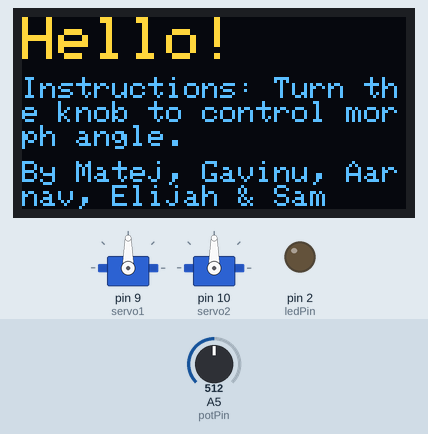
Simulated run of this program. Board: Arduino Uno, built with avr-gcc and run on an emulated ATmega328P. On the bench: 2 × servo, 128×64 one-colour display, output pins drawn as LEDs (lit = HIGH). Dashed ring = blinking. The test bench sets the inputs (shaded band); at power-on: A5 (potPin) = 512. The OLED is the two-colour kind (top 16 rows yellow); what the program prints to the serial monitor is not drawn.

Above: at 1.3 s.
1.4 s: A5 (potPin) set to 306
At 2.8 s:
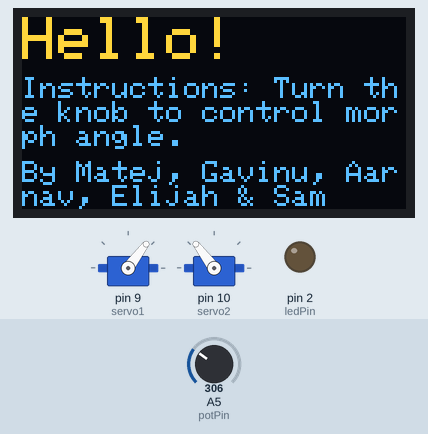
3.4 s: A5 (potPin) set to 181
At 4.2 s:
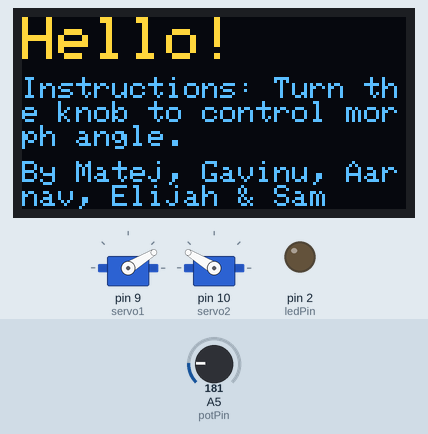
5.2 s: A5 (potPin) set to 152
At 5.39 s:
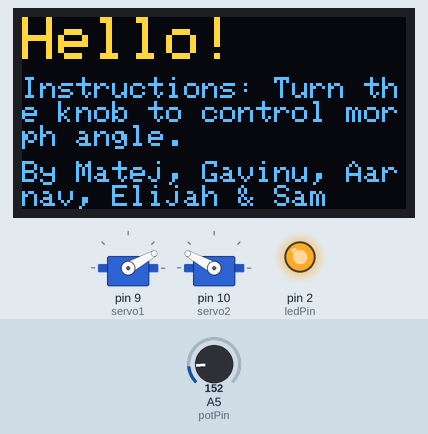
6.9 s: A5 (potPin) set to 511
At 7.27 s:
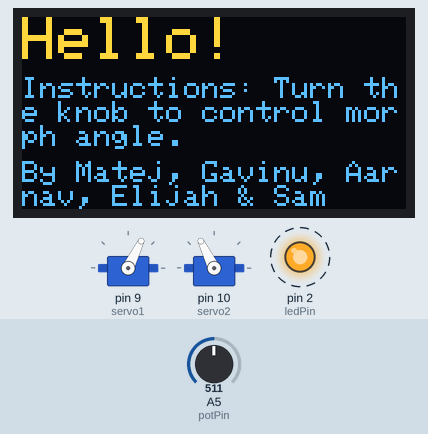
8.8 s: A5 (potPin) set to 716
At 10.2 s:
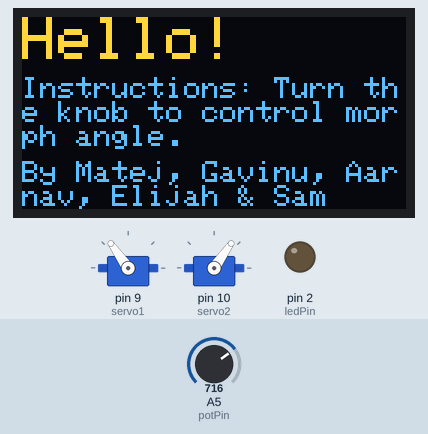
10.6 s: A5 (potPin) set to 900
At 11.7 s:
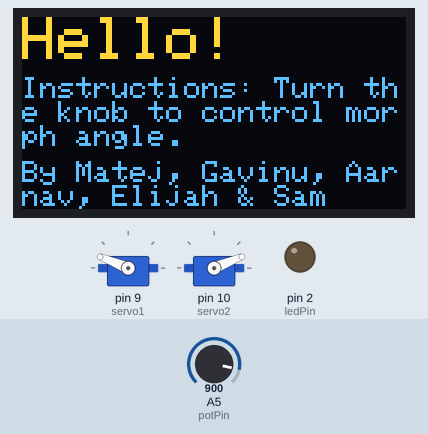
Timing chart, 0 to 13.3 s (numbered marks = the images above; inputs shaded):
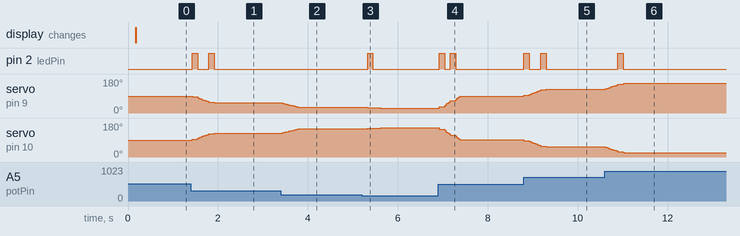

Measured:
- the behaviour switches between 171 and 170 on A5 (potPin) (found by bisection; images 2 and 3)
- after the input at 1.4 s, pin 2 (ledPin): alternates HIGH for 0.12 s and LOW for 0.25 s, 4 changes in all, then stays LOW, starting at once; servo on pin 9 (servo1): moves from 90° to 53° over 0.49 s, starting at once; servo on pin 10 (servo2): moves from 90° to 127° over 0.49 s, starting at once
- after the input at 3.4 s, servo on pin 9 (servo1): moves from 53° to 31° over 0.36 s, starting at once; servo on pin 10 (servo2): moves from 127° to 149° over 0.36 s, starting at once
- after the input at 5.2 s, pin 2 (ledPin): LOW → HIGH after 0.13 s, → LOW 0.12 s later; servo on pin 9 (servo1): moves from 31° to 26° over 0.37 s, starting after 0.05 s; servo on pin 10 (servo2): moves from 149° to 154° over 0.37 s, starting after 0.05 s
- after the input at 6.9 s, pin 2 (ledPin): alternates HIGH for 0.12 s and LOW for 0.13 s, 4 changes in all, then stays LOW, starting at once; servo on pin 9 (servo1): moves from 26° to 89° over 0.46 s, starting at once; servo on pin 10 (servo2): moves from 154° to 91° over 0.46 s, starting at once
- after the input at 8.8 s, pin 2 (ledPin): alternates HIGH for 0.12 s and LOW for 0.25 s, 4 changes in all, then stays LOW, starting at once; servo on pin 9 (servo1): moves from 89° to 125° over 0.50 s, starting at once; servo on pin 10 (servo2): moves from 91° to 55° over 0.50 s, starting at once
- after the input at 10.6 s, pin 2 (ledPin): LOW → HIGH after 0.30 s, → LOW 0.12 s later; servo on pin 9 (servo1): moves from 125° to 158° over 0.43 s, starting at once; servo on pin 10 (servo2): moves from 55° to 22° over 0.43 s, starting at once

The program:

main.cpp
```cpp
#include <Arduino.h>
#include <Servo.h>
// #include <LiquidCrystal.h>
#include <Adafruit_GFX.h>
#include <Adafruit_SSD1306.h>

#define SCREEN_WIDTH 128
#define SCREEN_HEIGHT 64

Servo servo1;
Servo servo2;
Adafruit_SSD1306 display(SCREEN_WIDTH, SCREEN_HEIGHT, &Wire, -1);

int potPin = A5;
int potValue;
int angle;
int prevAngle = 90;
int ledPin = 2;

const int numReadings = 10;
int readings[numReadings];
int readIndex = 0;
int total = 0;
int smoothedValue = 0;

unsigned long lastDisplayUpdate = 0;
const unsigned long displayInterval = 500;

void setup()
{
    servo1.attach(9);
    servo2.attach(10);
    pinMode(ledPin, OUTPUT);
    Serial.begin(9600);

    for (int i = 0; i < numReadings; i++)
    {
        readings[i] = analogRead(potPin);
        total += readings[i];
        delay(10);
    }

    if (!display.begin(SSD1306_SWITCHCAPVCC, 0x3C))
    {
        Serial.println(F("SSD1306 allocation failed"));
        for (;;)
            ;
    }

    display.clearDisplay();
    display.setTextSize(2);
    display.setTextColor(SSD1306_WHITE);
    display.setCursor(0, 0);
    display.println(F("Hello!"));
    display.setCursor(0, 20);
    display.setTextSize(1);
    display.println(F("Instructions: Turn the knob to control morph angle."));
    display.setCursor(0, 48);
    display.println(F("By Matej, Gavinu, Aarnav, Elijah & Sam"));
    display.display();
    display.clearDisplay();
    display.setTextSize(1);
    display.setCursor(0, 0);
}

void loop()
{
    potValue = analogRead(potPin);

    // Subtract the oldest reading. Read and add the new value. Advance to the next index.
    total -= readings[readIndex];
    readings[readIndex] = analogRead(potPin);
    total += readings[readIndex];
    readIndex = (readIndex + 1) % numReadings;

    smoothedValue = total / numReadings;
    angle = constrain(map(smoothedValue, 0, 1023, 0, 180), 0, 180);

    servo1.write(angle);
    servo2.write(180 - angle);

    // if (millis() - lastDisplayUpdate >= displayInterval)
    // {
    //     lastDisplayUpdate = millis();
    //     prevAngle = angle;

    //     display.clearDisplay();
    //     display.setCursor(0, 0);
    //     display.setTextSize(2);
    //     display.setTextColor(SSD1306_WHITE);
    //     display.print(F("Angle: "));
    //     display.print(angle);
    //     display.display();
    // }

    if ((angle / 30 != prevAngle / 30) || (angle < 10 || angle > 165))
    {
        digitalWrite(ledPin, HIGH);
        delay(100);
        prevAngle = angle;
    }
    else
    {
        digitalWrite(ledPin, LOW);
    }

    Serial.print("Potentiometer Value: ");
    Serial.print(potValue);
    Serial.print(" | Angle: ");
    Serial.println(angle);

    delay(20);
}
```
